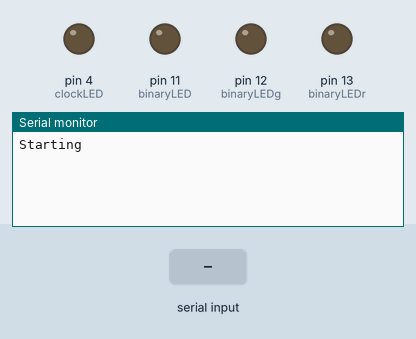
This sketch was run on a simulated Arduino Uno, built with avr-gcc and run on an emulated ATmega328P. Shown: output pins drawn as LEDs (lit = HIGH), the last lines printed to the serial monitor. The test bench sets the inputs (shaded band).

Above: at 1.2 s.
1.3 s: "1\n" received over Serial
At 2.0 s:
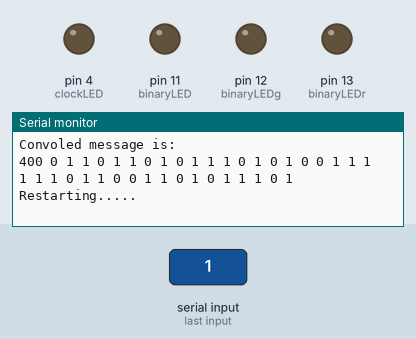
2.8 s: "0\n" received over Serial
At 2.81 s:
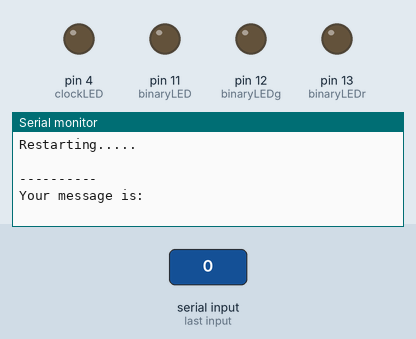

The sketch:

correctionTX.ino
```cpp
#include <Vector.h>
#include "LiFiCorrection.hpp"
//#include "Bitset.hpp"

using namespace LiFiData;

//constant for defining the max size
#define maxSize 200
#define baud 1200
#define maxFrames 100

//vars for getting string
String userString;
byte charByte[7]; //array for converting char into bin
byte charByteSum=0; //array for store the final value of a char's bin
byte wholeBIN[maxSize]; //replace the number with the max number of characters

unsigned int storageArray[maxFrames];
Vector<unsigned int> frames(storageArray);

//Bitset for correction
LiFiData::Bitset convolBits(LiFiData::MAX_BITSET_LENGTH);

//loop vars
int state;

char line[100];
int count = 0;

//blinking variables
//green =12
//blue = 11
//red = 13
char ledMessage[7];
const int binaryLED = 11; //blue
const int binaryLEDg = 12;
const int binaryLEDr = 13;
const int clockLED = 4;

const int transRate = 1;  //100ms
const int frameDelay = 5; //300ms
//10 bits in a frame, 0-9
const int frameSize = 9;

/***Serial Print Functions***/

void startUpPrompt(void)
{
  //delay(3000);
  Serial.println("Hello! You can input a message below and have it turned into binary!");
  //double hertz = 1/(transRate);
  //Serial.print(hertz);
 // Serial.print(" khz");
  Serial.println("Enter Message: ");
}

void printAllBinary(void)
{
  Serial.println("----------");
  Serial.print("Whole message is:\n");
  for(unsigned int i = 0; i < frames.size(); i++)
  {
    //Serial.print("print loop");
    /*if(wholeBIN[i] == 0)
      continue;*/
    Serial.print(frames.at(i),BIN);

    Serial.print(" ");
  }
  Serial.println("\n----------");
}

void printAllConvolBits(void)
{
  Serial.println("----------");
  Serial.print("Convoled message is:\n");
  Serial.print(convolBits.getLength());
  for(int i = 0; i<convolBits.getLength();i++)
  {
    //Serial.print("asdas");
    Serial.print(convolBits[i], BIN);
    Serial.print(" ");
  }
}

/***Doing Stuff Functions***/

void setup() {
  // put your setup code here, to run once:
  Serial.begin(19200);
  Serial.print("Starting\n");

  pinMode(binaryLED, OUTPUT);
  pinMode(binaryLEDg, OUTPUT);
  pinMode(binaryLEDr, OUTPUT);

  pinMode(clockLED, OUTPUT);

  digitalWrite(clockLED, LOW);
  digitalWrite(binaryLED, LOW);
  digitalWrite(binaryLEDg, LOW);
  digitalWrite(binaryLEDr, LOW);

  state = 1;
}

void convertString2Binary(String inputMessage)
{
  //add header
  addTransmissionStartEnd();
  int messageLength = inputMessage.length();
  char inputChars[messageLength];
  char inByte;
  int inputPosition=0;

  char letter;
  int bytes[messageLength];

  for(int i=0; i<messageLength-1; i++)
  {
    letter = inputMessage.charAt(i);
    wholeBIN[i] = inputMessage.charAt(i);
    frames.push_back(generateFrame(letter));
  }

  //error correction
  //Make Bitset from data (10 bits per frame?)
  LiFiData::Bitset rawData(frames.size()*10);
  for(int i =0; i<frames.size();i++)
  {
    for(int j =0; j<9; j++)
     {
        if(bitRead(frames.at(i),j) == 1)
        {
          rawData.set((10*i)+j);
        }
     }
  }
  convolBits = LiFiCorrection::convolve(rawData);

  //add footer
  addTransmissionStartEnd();
}

bool getInputMessage(void)
{
  if (Serial.available() > 0)
  {

    line[count] = (char)Serial.read(); // store the char
    if (line[count++] == '\n'){        // if its a CR,
       line[count] = '\0';             //  zero-terminate it
       Serial.println("----------\nYour message is: ");
       Serial.println(line);           //  and print it.
       userString = line;
       if(userString.length()>1)
         return(true);

       Serial.println("loop");         // re-prompt
       count = 0;                      //  and reset the index.
    }
  }

  return(false);
}

void resetSystem(void)
{
  userString="";
  line[0]='\0';
  count=0;
  for(unsigned int i = 0; i < maxSize; i++)
  {
    wholeBIN[i] = 0;
  }

  frames.clear();
  digitalWrite(clockLED, LOW);
  digitalWrite(binaryLED, LOW);
  digitalWrite(binaryLEDg, LOW);
  digitalWrite(binaryLEDr, LOW);
  Serial.flush();
  Serial.print("\nRestarting..... \n \n");
}


void addTransmissionStartEnd(void)
{
    frames.push_back(generateFrame(255));
    Serial.println("adding header/footer");
}

unsigned int generateFrame(byte charByte)
{
  //frame is: [header][zero pad][data][footer]

  //header is binary 1
  unsigned int frame = 1;

  //shift in and add byte
  frame = frame << 8;
  frame |= charByte;

  //add footer which is zero
  frame = frame << 1;
  //frame = frame | 1;

 /* Serial.print("\n------ frame:");
  Serial.print(frame);
  Serial.print("  ");
  Serial.print(frame,BIN);
  Serial.print("-----\n");*/

  return frame;
}


void printFrames(void)
{

  for(unsigned int i =0; i<frames.size();i++)
  {
    for(unsigned int j = 0; j<frameSize; j++)
    {
      //Serial.print("frameSize");
      uint8_t singleBit = bitRead(frames.at(i),frameSize-j);
      digitalWrite(binaryLED, singleBit);

      //wait a clock period before sending another bit
      unsigned int waitTime = transRate * 1000 + micros();
      while(micros() <= waitTime);
    }

    digitalWrite(binaryLED, LOW);

    //delay between frames
    unsigned int frameWaitTime = frameDelay * 1000 + micros();
    while(micros() <= frameWaitTime);
  }
}

void sendConvolBits(void)
{

  for(int i =0; i<frames.size();i++)
  {
    for(unsigned int j = 0; j<frameSize; j++)
    {
      //Serial.print("frameSize");
      uint8_t singleBit = convolBits[(10*i)+j];
      digitalWrite(binaryLED, singleBit);

      //wait a clock period before sending another bit
      unsigned int waitTime = transRate * 1000 + micros();
      while(micros() <= waitTime);
    }

    digitalWrite(binaryLED, LOW);

    //delay between frames
    unsigned int frameWaitTime = frameDelay * 1000 + micros();
    while(micros() <= frameWaitTime);
  }
}

void printFramesRGB(void)
{
  // PortA 16, 19, 17
  // Pins  11, 12, 13
  for(unsigned int i = 0; i < frames.size(); i++)
  {
    for(unsigned int j = 0; j < frameSize; j += 3)
    {
      //Serial.print("frameSize");
      uint8_t bitR = bitRead(frames.at(i), frameSize - j + 2);
      uint8_t bitG = bitRead(frames.at(i), frameSize - j + 1);
      uint8_t bitB = bitRead(frames.at(i), frameSize - j);
      digitalWrite(binaryLED, bitB);
      digitalWrite(binaryLEDg, bitG);
      digitalWrite(binaryLEDr, bitR);

      //wait a clock period before sending another bit
      unsigned int waitTime = transRate * 1000 + micros();
      while(micros() <= waitTime);

    }
    digitalWrite(binaryLED, LOW);
    digitalWrite(binaryLEDg, LOW);
    digitalWrite(binaryLEDr, LOW);
    //delay between frames
    unsigned int frameWaitTime = frameDelay * 1000 + micros();
    while(micros() <= frameWaitTime);
  }
}


void loop()
{
  switch(state)
  {
    case 0: //startup state
      //startUpPrompt();
      //delay(10);
      state=1;

    case 1: //conver the message to binary
      if(getInputMessage())
      {
        convertString2Binary(userString);

        sendConvolBits();
        //printFramesRGB();
        printAllBinary();
        printAllConvolBits();
        state=2;
      }
      else
      {
        //delay(10);
        state=1;
        break;
      }

    case 2:
      //delay(1000);
      resetSystem();
      state=0;
      break;

    default:
      state = 2;
  }

  //delay(200);
}
```

Bitset.cpp
```cpp
#include "Bitset.hpp"

using LiFiData::Bitset;

int LiFiData::hammingDistance(const Bitset& set1, const Bitset& set2)
{
	if (set1.length != set2.length) return 0;
	unsigned int dist = 0;
	for (int i = 0; i < set1.length; i++)
	{
		if (set1[i] != set2[i]) dist++;
	}
	return dist;
}

Bitset::Bitset() : Bitset(0) { }

Bitset::Bitset(const String& s) : length(s.length())
{
	for (int i = 0; i < length; i++)
	{
		if (s[length-i-1] == '1') set(i);
	}
}

bool Bitset::badIndex(int i) const { return i < 0 || i >= length; }

Bitset::Bitset(int l) : length(l) { }

const Bitset Bitset::operator+(const Bitset& rhs) const
{
	Bitset combined(length+rhs.length);

	for (int i = 0; i < length; i++)
	{
		if (at(i)) combined.set(i);
	}
	for (int i = 0; i < rhs.length; i++)
	{
		if (rhs.at(i)) combined.set(i+length);
	}
	return combined;
}

bool Bitset::operator[](int i) const
{
	return at(i);
}

bool Bitset::at(int i) const
{
	if (badIndex(i)) return false;
	return data[i/8] & (0x1<<(i%8));
}

void Bitset::set(int i)
{
	if (badIndex(i)) return;
	data[i/8] |= (0x1<<(i%8));
}

void Bitset::toggle(int i)
{
	if (badIndex(i)) return;
	data[i/8] ^= (0x1<<(i%8));
}

void Bitset::clear(int i)
{
	if (badIndex(i)) return;
	data[i/8] &= ~(0x1<<(i%8));
}

int Bitset::getLength() const { return length; }

String Bitset::asString() const
{
	String str;
	for (int i = 0; i < length; i++)
	{
		str = ((at(i)) ? '1' : '0') + str;
	}
	return str;
}
```

Bitset.hpp
```cpp
#ifndef BITSET
#define BITSET

#include <stdint.h>
#include <Arduino.h>

namespace LiFiData
{
	const int MAX_BITSET_LENGTH = 1024;

	class Bitset;

	int hammingDistance(const Bitset&, const Bitset&);
};

class LiFiData::Bitset
{
	private:
		const static int MAX_ARR_LENGTH = LiFiData::MAX_BITSET_LENGTH/8;
		int length;
		uint8_t data[MAX_ARR_LENGTH];

		bool badIndex(int) const;

	public:
		Bitset();
		Bitset(int);
		Bitset(const String&);

		const Bitset operator+(const Bitset&) const;

		bool operator[](int) const;
		bool at(int) const;
		void set(int);
		void toggle(int);
		void clear(int);

		Bitset getSubset(int, int) const;
		int getLength() const;
		String asString() const;

		friend int LiFiData::hammingDistance(const Bitset&, const Bitset&);
};

#endif
```

LiFiCorrection.cpp
```cpp
#include "LiFiCorrection.hpp"

using LiFiData::Bitset;

namespace StateMachine
{
	const int prev1[4] = {0,2,0,2};
	const int prev2[4] = {1,3,1,3};
	const int in1[4] = {0,2,3,1};
	const int in2[4] = {3,1,0,2};
	const int out1[4] = {0,0,1,1};
	const int out2[4] = {0,0,1,1};
};

using StateMachine::prev1;
using StateMachine::prev2;
using StateMachine::in1;
using StateMachine::in2;
using StateMachine::out1;
using StateMachine::out2;

struct trellis
{
	int* metrics[4];
	int length;

	trellis(const int& l) : length(l)
	{
		for (int i=0;i<4;i++) metrics[i] = new int[length+1]();
		metrics[0][1] = metrics[0][2] = metrics[0][3] = 1000;
	}

	~trellis()
	{
		for (int i=0;i<4;i++) delete [] metrics[i];
	}

	int* operator[](const int& i) { return metrics[i]; }
};

int hamming(int a, int b)
{
	int result = 0;
	for (int i = 0; i < 64; i++)
	{
		result += ((a&0x1) != (b&0x1));
		a = a >> 1;
		b = b >> 1;
	}
	return result;
}

Bitset LiFiCorrection::convolve(const Bitset& data)
{
	Bitset convolved(data.getLength()*2);
	bool a = 0, b = 0, c = 0;
	for (int i = 0; i < data.getLength(); i++)
	{
		a = b;
		b = c;
		c = data[i];
		if (a^b^c) convolved.set(2*i);
		if (a^c) convolved.set(2*i + 1);
	}
	return convolved;
}

void calculatePathMetrics(trellis& trell, const Bitset& encoded)
{
	for (int i = 1; i < encoded.getLength()/2+1; i++)
	{
		int input = encoded[2*i-1] + (encoded[2*i-2] << 1);
		for (int j = 0; j < 4; j++)
		{
			int met1 = trell[prev1[j]][i-1] + hamming(input, in1[j]);
			int met2 = trell[prev2[j]][i-1] + hamming(input, in2[j]);
			if (met1 < met2)
				trell[j][i] = met1;
			else
				trell[j][i] = met2;
		}
	}
}

Bitset findBestPath(trellis& trell)
{
	Bitset data(trell.length);
	int minState = -1, min = 30000;
	for (int i = 0; i < 4; i++)
	{
		if (trell[i][trell.length] < min)
		{
			min = trell[i][trell.length];
			minState = i;
		}
	}
	for (int i = trell.length-1; i>=0; i--)
	{
		if (trell[prev1[minState]][i] < trell[prev2[minState]][i])
		{
			if (out1[minState]) data.set(i);
			minState = prev1[minState];
		}
		else
		{
			if (out2[minState]) data.set(i);
			minState = prev2[minState];
		}
	}
	return data;
}

Bitset LiFiCorrection::decodeErrors(const Bitset& encoded)
{
	trellis trell(encoded.getLength()/2);
	calculatePathMetrics(trell, encoded);
	return findBestPath(trell);
}
```

LiFiCorrection.hpp
```cpp
#ifndef LIFICORRECTION
#define LIFICORRECTION

#include "Bitset.hpp"

namespace LiFiCorrection
{
	LiFiData::Bitset convolve(const LiFiData::Bitset&);
	LiFiData::Bitset decodeErrors(const LiFiData::Bitset&);
};

#endif
```

Measured:
- after the input at 1.3 s, the serial monitor: prints a new line at once (image 1)
